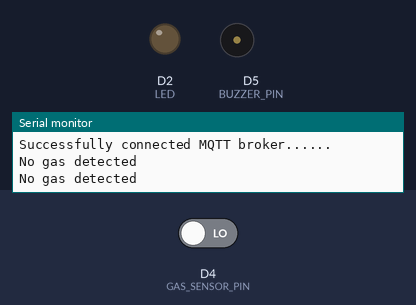
This sketch was run on a simulated ESP8266 (NodeMCU). Parts: output pins drawn as LEDs (lit = HIGH), buzzer (waves = sounding, pin HIGH), the last lines printed to the serial monitor. The test bench sets the inputs (shaded band); at power-on: D4 (GAS_SENSOR_PIN) LOW. WiFi joins after 1.5 s; servers stay silent unless stated; no MQTT or app messages arrive unless stated.

Above: at 2.8 s.
2.9 s: D4 (GAS_SENSOR_PIN) driven HIGH
At 3.9 s:
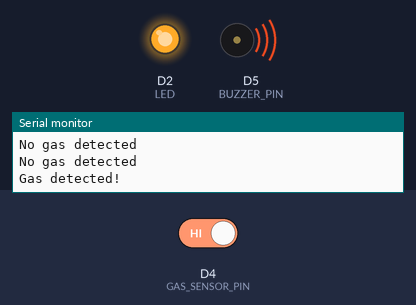
6.5 s: D4 (GAS_SENSOR_PIN) driven LOW
At 8.0 s:
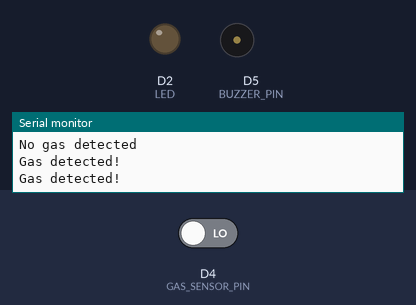
Timing chart, 0 to 9.5 s (numbered marks = the images above; inputs shaded):
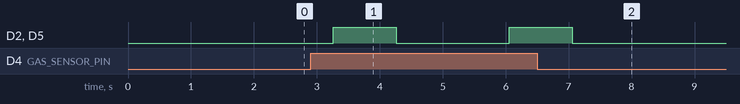

Measured:
- after the input at 2.9 s, D2 (LED), D5 (BUZZER_PIN): LOW → HIGH after 0.36 s, → LOW 1.0 s later, → HIGH 1.8 s later
- after the input at 6.5 s, D2 (LED), D5 (BUZZER_PIN): goes on until 7.1 s, then stays LOW

The sketch:

Final_pub_gas.ino
```cpp
#include <ESP8266WiFi.h>
#include <ThingSpeak.h>
#include <PubSubClient.h>
#include <WiFiClient.h>

long myChannelNumber = 2388619;
const char myWriteAPIKey[] = "1E75E0LVO3WFG5EN";

const char *mqtt_server = "192.168.43.35";
const char * mqtt_topic = "sensor/gas";

#define GAS_SENSOR_PIN      D4
#define BUZZER_PIN          D5
#define LED                 D2

WiFiClient wific;
PubSubClient client(wific);

void reconnect()
{
  while(!client.connected())
  {
    Serial.println("Attempting MQTT connection...");
    if(client.connect("ESP8266Client"))
    {
      Serial.println("Successfully connected MQTT broker......");
    }

    else
    {
      Serial.print("failed, rc=");
      Serial.print(client.state());
      Serial.println(" try again in 5 seconds");
      // Wait 5 seconds before retrying
      delay(5000);
    }
  }
}

void setup() {
  // put your setup code here, to run once:
  Serial.begin(115200);
  Serial.flush();

  WiFi.begin("ABCD", "123456789");
  Serial.println("Connection to WiFi");
  while(WiFi.status() != WL_CONNECTED)
  {
    delay(200);
    Serial.print(".");
  }
  Serial.println();
  Serial.println("WiFi is connected successfully......!");
  Serial.print("IP Address: ");
  Serial.println(WiFi.localIP());
  //GAS Sensor setup--------------------
  pinMode(GAS_SENSOR_PIN, INPUT);
  //BUZZER setup------------------------
  pinMode(BUZZER_PIN, OUTPUT);
  //LED setup---------------------------
  pinMode(LED, OUTPUT);
  //ThingSpeak setup--------------------
  ThingSpeak.begin(wific);
  client.setServer(mqtt_server, 1883);
  //Serial.println("MQTT connected successfully--------------");
}

void loop() {
  // put your main code here, to run repeatedly:
  if(!client.connected())
  {
    reconnect();
  }
  client.loop();

  int sensorValue = digitalRead(GAS_SENSOR_PIN);

  if (sensorValue == HIGH) {
    Serial.println("Gas detected!");
    digitalWrite(BUZZER_PIN, HIGH);
    digitalWrite(LED, HIGH);
    delay(1000);
    digitalWrite(BUZZER_PIN, LOW);
    digitalWrite(LED, LOW);
    delay(1000);
  }
  else
  {
    Serial.println("No gas detected");
  }

  ThingSpeak.writeField(myChannelNumber, 1, sensorValue, myWriteAPIKey);  //arg2: field no -1
  String payload = "{\"Gas value\":" + String(sensorValue)+ "}";
  client.publish(mqtt_topic, payload.c_str());
  delay(500);
}
```
